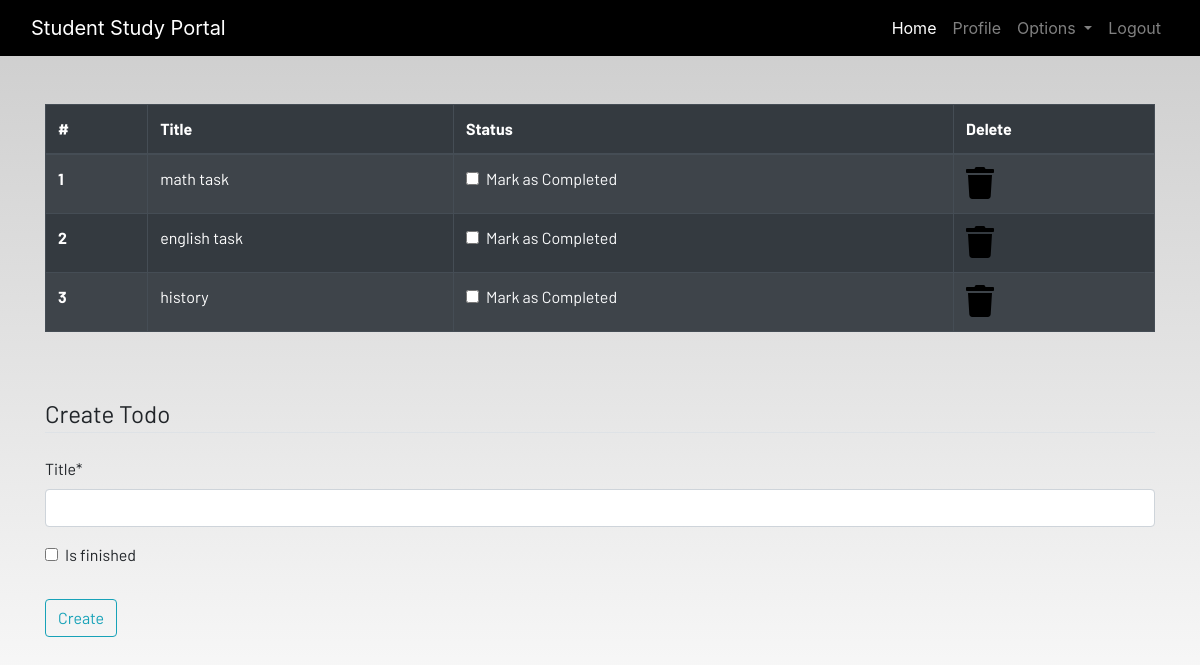
Page /todo/ (signed in) on the earlier database version.
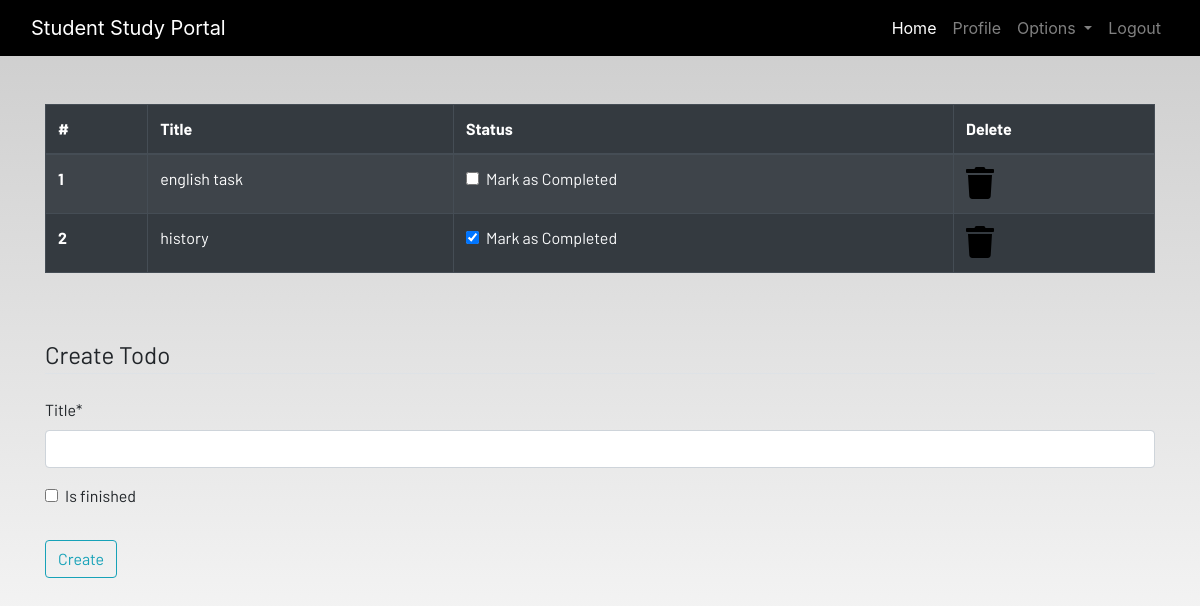
Same page on the later database version.
### dashboard/models.py (models this page shows, shortened)
class ToDo(models.Model):
    user = models.ForeignKey(User,on_delete=models.CASCADE)
    title = models.CharField(max_length=50)
    is_finished = models.BooleanField(default=False)
    class Meta:
        verbose_name = "ToDO"
        verbose_name_plural = "ToDO"

### dashboard/views.py (the view)
# urls.py: path('todo/', views.todo, name='todo'),
@login_required
def todo(request):
    if request.method == 'POST':
        form = TodoForm(request.POST)
        if form.is_valid():
            try:
                finished = request.POST['is_finished']
                if finished == 'on':
                    finished = True
                else:
                    finished = False
            except:
                finished = False
            todos = ToDo(
                user = request.user,
                title = request.POST['title'],
                is_finished = finished,
            )
            todos.save()
            messages.success(request,f"Todo Added From {request.user.username}")
    else:
        form = TodoForm()
    todo = ToDo.objects.filter(user=request.user)
    if len(todo) == 0:
        todos_done = True
    else:
        todos_done = False
    context = {
        'todo':todo ,
        'form':form,
        'todos_done':todos_done,
    }
    return render(request,'dashboard/todo.html',context)

### dashboard/forms.py
class TodoForm(forms.ModelForm):
    class Meta:
        model = ToDo
        fields = ['title','is_finished']

### dashboard/templates/dashboard/todo.html (shortened to what this page needs)
{% extends 'dashboard/base.html' %}
{% load static %}
{% load crispy_forms_tags %}
{% block content %}
<div class="container">
{% if not todos_done %}
    <table class="table table-striped table-bordered table-hover table-dark">
        <thead>
            <tr>
                <th scope="col">#</th>
                <th scope="col">Title</th>
                <th scope="col">Status</th>
                <th scope="col">Delete</th>
            </tr>
        </thead>
        <tbody>
            {% for todo in todo  %}
            <tr>
                <th scope="row">{{forloop.counter}}</th>
                <td>{{todo.title}}</td>
                <td>
                    <a href="{% url 'update_todo' todo.id  %}">
                        <div class="form-check">
                            {% if todo.is_finished %}
                            <input class="form-check-input" type="checkbox" value="" checked>
                            {% else %}
                            <input class="form-check-input" type="checkbox" value="">
                            {% endif %}
                            <label class="form-check-label text-light" for="flexCheckDefault">
                                Mark as Completed
                            </label>
                        </div>
                    </a>
                </td>
                <td><a href="{% url 'delete_todo' todo.id %}"><i class="fa fa-trash fa-2x"></i></a></td>
            </tr>
            {% endfor %}
        </tbody>
    </table>
    {% else %}
    <h4>All tasks have been done!! create to add more</h4>
    {% endif %}
</div><br><br>
<div class="container">
    <form method="POST">
        <fieldset class="form-group">
            {{form|crispy}}
            <legend class="border-bottom mb-4">Create Todo</legend>
        </fieldset>
        <div class="form-group">
            <button href="" class="btn btn-outline-info" type="submit">
                Create
            </button>
        </div>
    </form>
</div>
{% endblock content %}

### dashboard/templates/dashboard/base.html (shortened to what this page needs)
<!DOCTYPE html>
{% load static %}
<html lang="en">
<head>
  <link rel="stylesheet" href="https://stackpath.bootstrapcdn.com/bootstrap/4.3.1/css/bootstrap.min.css"
 />
  <link rel="stylesheet" href="https://use.fontawesome.com/releases/v5.7.2/css/all.css"
 />
  <link rel="stylesheet" href="{% static 'css/main.css' %}" />
</head>
<body>
  <header>
    <nav class="navbar navbar-expand-lg navbar-dark bg-dark">
      <div class="container-fluid">
        <a class="navbar-brand" href="{% url 'home' %}">Student Study Portal</a>
        <div class="collapse navbar-collapse justify-content-end" id="navbarSupportedContent">
          <ul class="navbar-nav mb-2 mb-lg-0">
            <li class="nav-item">
              <a class="nav-link active" aria-current="page" href="{% url 'home' %}">Home</a>
            </li>
            {% if user.is_authenticated %}
            <li class="nav-item">
              <a class="nav-link" href="{% url 'profile' %}">Profile</a>
            </li>
            <li class="nav-item dropdown">
              <a class="nav-link dropdown-toggle" href="#" id="navbarDropdown" role="button" data-toggle="dropdown"
                aria-haspopup="true" aria-expanded="false">
                Options
              </a>
            </li>
            <li class="nav-item">
              <a class="nav-link" href="{% url 'logout' %}">Logout</a>
            </li>
            {% endif %}
          </ul>
        </div>
      </div>
    </nav>
  </header>
  <br /><br />
  <main>
    {% block content %}
    {% endblock content %}
  </main>
</body>
</html>

### static/css/main.css (style rules this page uses)
html { scroll-behavior: smooth; height: 100%; width: 100%; }
main { font-family: Barlow, Quicksand, Rubik, sans-serif, serif, 'Times New Roman', Times, serif !important; }
.navbar { background-color: rgb(0, 0, 0) !important; }
a { text-decoration: none !important; color: black; }
html, body { max-width: 100%; overflow-x: hidden; height: 100%; width: 100%; }
body { background: linear-gradient(rgba(0, 0, 0, 0.2), rgba(255, 255, 255, 0.5)); overflow-x: hidden; background-repeat: no-repeat; }
.fa { color: black; }

Differences in the rows shown:
removed ToDo: title "math task"
changed ToDo "history": value "☐" → "☑"
